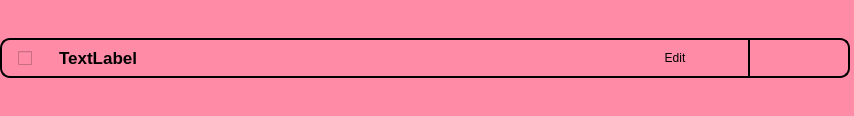
<?xml version="1.0" encoding="UTF-8"?>
<ui version="4.0">
 <class>task_Title</class>
 <widget class="QWidget" name="task_Title">
  <property name="geometry">
   <rect>
    <x>0</x>
    <y>0</y>
    <width>854</width>
    <height>116</height>
   </rect>
  </property>
  <property name="sizePolicy">
   <sizepolicy hsizetype="Fixed" vsizetype="Fixed">
    <horstretch>0</horstretch>
    <verstretch>0</verstretch>
   </sizepolicy>
  </property>
  <property name="windowTitle">
   <string>Form</string>
  </property>
  <property name="styleSheet">
   <string notr="true">background: #ff8ba7;
border: 0;
border-radius: 0;
color: black;
margin: 0;
padding: 0;
</string>
  </property>
  <layout class="QVBoxLayout" name="verticalLayout_2">
   <property name="spacing">
    <number>0</number>
   </property>
   <property name="leftMargin">
    <number>0</number>
   </property>
   <property name="topMargin">
    <number>2</number>
   </property>
   <property name="rightMargin">
    <number>0</number>
   </property>
   <property name="bottomMargin">
    <number>2</number>
   </property>
   <item>
    <layout class="QVBoxLayout" name="layout_task">
     <property name="spacing">
      <number>0</number>
     </property>
     <item>
      <layout class="QHBoxLayout" name="title_task_layout">
       <property name="spacing">
        <number>0</number>
       </property>
       <property name="topMargin">
        <number>0</number>
       </property>
       <property name="bottomMargin">
        <number>0</number>
       </property>
       <item>
        <widget class="QCheckBox" name="complete_taskcheckbox">
         <property name="minimumSize">
          <size>
           <width>50</width>
           <height>0</height>
          </size>
         </property>
         <property name="maximumSize">
          <size>
           <width>50</width>
           <height>40</height>
          </size>
         </property>
         <property name="styleSheet">
          <string notr="true">margin: 0;
border: 2px solid black;
border-right: none;
border-top-left-radius: 10px;
border-bottom-left-radius: 10px;
padding: 0px 0px 0px 16px;</string>
         </property>
         <property name="text">
          <string/>
         </property>
        </widget>
       </item>
       <item>
        <widget class="QLabel" name="title_task">
         <property name="minimumSize">
          <size>
           <width>600</width>
           <height>40</height>
          </size>
         </property>
         <property name="maximumSize">
          <size>
           <width>600</width>
           <height>40</height>
          </size>
         </property>
         <property name="font">
          <font>
           <pointsize>13</pointsize>
           <italic>false</italic>
           <bold>true</bold>
          </font>
         </property>
         <property name="styleSheet">
          <string notr="true">border: 2px solid black;
border-left: none;
border-right:none;
padding: 0px 5px;
font: bold;</string>
         </property>
         <property name="text">
          <string>TextLabel</string>
         </property>
        </widget>
       </item>
       <item>
        <widget class="QPushButton" name="edit_taskbtn">
         <property name="minimumSize">
          <size>
           <width>50</width>
           <height>0</height>
          </size>
         </property>
         <property name="maximumSize">
          <size>
           <width>50</width>
           <height>40</height>
          </size>
         </property>
         <property name="styleSheet">
          <string notr="true">margin: 0;
border: 2px solid black;
border-left: none;
border-right: none;</string>
         </property>
         <property name="text">
          <string>Edit</string>
         </property>
         <property name="icon">
          <iconset>
           <normaloff>assets/edit_icon.svg</normaloff>assets/edit_icon.svg</iconset>
         </property>
        </widget>
       </item>
       <item>
        <widget class="QPushButton" name="arrow_down_btn">
         <property name="minimumSize">
          <size>
           <width>50</width>
           <height>0</height>
          </size>
         </property>
         <property name="maximumSize">
          <size>
           <width>50</width>
           <height>40</height>
          </size>
         </property>
         <property name="styleSheet">
          <string notr="true">margin: 0;
border: 2px solid black;
border-left: none;
</string>
         </property>
         <property name="text">
          <string/>
         </property>
         <property name="icon">
          <iconset>
           <normaloff>assets/arrow_down_icon.svg</normaloff>assets/arrow_down_icon.svg</iconset>
         </property>
        </widget>
       </item>
       <item>
        <widget class="QPushButton" name="delete_btn">
         <property name="minimumSize">
          <size>
           <width>50</width>
           <height>0</height>
          </size>
         </property>
         <property name="maximumSize">
          <size>
           <width>50</width>
           <height>40</height>
          </size>
         </property>
         <property name="styleSheet">
          <string notr="true">margin: 0;;
border: 2px solid black;
border-left: none;
border-right: none;
border-radius: 0px;
border-top-left-radius: none;
border-bottom-left-radius: none;</string>
         </property>
         <property name="text">
          <string/>
         </property>
         <property name="icon">
          <iconset>
           <normaloff>assets/trash_icon.svg</normaloff>assets/trash_icon.svg</iconset>
         </property>
        </widget>
       </item>
       <item>
        <widget class="QPushButton" name="category_btn">
         <property name="minimumSize">
          <size>
           <width>50</width>
           <height>40</height>
          </size>
         </property>
         <property name="maximumSize">
          <size>
           <width>50</width>
           <height>40</height>
          </size>
         </property>
         <property name="styleSheet">
          <string notr="true">margin: 0;;
border: 2px solid black;
border-left: none;
border-radius: 10px;
border-top-left-radius: none;
border-bottom-left-radius: none;</string>
         </property>
         <property name="text">
          <string/>
         </property>
         <property name="icon">
          <iconset>
           <normaloff>assets/three-dots-vertical-svgrepo-com.svg</normaloff>assets/three-dots-vertical-svgrepo-com.svg</iconset>
         </property>
        </widget>
       </item>
      </layout>
     </item>
     <item>
      <widget class="QLineEdit" name="title_task_edit">
       <property name="maximumSize">
        <size>
         <width>16777215</width>
         <height>0</height>
        </size>
       </property>
       <property name="font">
        <font>
         <pointsize>13</pointsize>
        </font>
       </property>
       <property name="styleSheet">
        <string notr="true">padding: 0px 0px 0px 25px;
border: 2px solid black;
border-radius: 10px</string>
       </property>
       <property name="maxLength">
        <number>60</number>
       </property>
       <property name="placeholderText">
        <string>Title task...</string>
       </property>
      </widget>
     </item>
     <item>
      <widget class="QTextEdit" name="task_desc_edit">
       <property name="maximumSize">
        <size>
         <width>16777215</width>
         <height>0</height>
        </size>
       </property>
       <property name="font">
        <font>
         <pointsize>11</pointsize>
        </font>
       </property>
       <property name="styleSheet">
        <string notr="true">padding: 0px 0px 0px 5px;
border: 2px solid black;
border-radius: 10px</string>
       </property>
       <property name="readOnly">
        <bool>true</bool>
       </property>
       <property name="markdown">
        <string>`Lorem ipsum dolor sit amet. Ut voluptatum molestiae qui odio repudiandae et
harum quisquam. Ad adipisci omnis qui adipisci error eum beatae molestiae? Est
mollitia consequatur non facere voluptatem ut dolorem necessitatibus.   Id
necessitatibus error ea voluptates eligendi non molestiae ipsam aut quasi
cumque in ullam possimus. Sit vero voluptatem At facere praesentium qui dicta
tempore aut laborum odit et odit aliquam ut neque modi. Ea beatae tempore qui
repudiandae quaerat a incidunt sint.   Qui libero Quis aut dolore autem et
deserunt velit qui laboriosam asperiores et enim architecto et voluptas
praesentium et ipsum perferendis. Non voluptatum sint sit inventore ducimus ut
sunt ratione qui voluptas impedit ea quia obcaecati. Sed laudantium alias est
minima eveniet aut enim beatae qui incidunt possimus quo nulla voluptatibus eum
enim nulla.`

</string>
       </property>
       <property name="placeholderText">
        <string>Description...</string>
       </property>
      </widget>
     </item>
     <item>
      <widget class="QScrollArea" name="scroll_area_categories">
       <property name="maximumSize">
        <size>
         <width>16777215</width>
         <height>0</height>
        </size>
       </property>
       <property name="styleSheet">
        <string notr="true">background: transparent;</string>
       </property>
       <property name="widgetResizable">
        <bool>true</bool>
       </property>
       <widget class="QWidget" name="scrollWidgetCategories">
        <property name="geometry">
         <rect>
          <x>0</x>
          <y>0</y>
          <width>500</width>
          <height>18</height>
         </rect>
        </property>
        <property name="maximumSize">
         <size>
          <width>500</width>
          <height>16777215</height>
         </size>
        </property>
        <property name="styleSheet">
         <string notr="true">padding: 5px;
border: 2px solid black;
border-radius: 10px;
background: #f3d2c1;</string>
        </property>
        <layout class="QVBoxLayout" name="scroll_layout_categories"/>
       </widget>
      </widget>
     </item>
    </layout>
   </item>
  </layout>
 </widget>
 <resources/>
 <connections/>
</ui>
